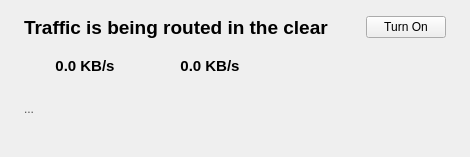
<?xml version="1.0" encoding="UTF-8"?>
<ui version="4.0">
 <class>EIPStatus</class>
 <widget class="QWidget" name="EIPStatus">
  <property name="geometry">
   <rect>
    <x>0</x>
    <y>0</y>
    <width>470</width>
    <height>157</height>
   </rect>
  </property>
  <property name="sizePolicy">
   <sizepolicy hsizetype="Preferred" vsizetype="Preferred">
    <horstretch>0</horstretch>
    <verstretch>0</verstretch>
   </sizepolicy>
  </property>
  <property name="windowTitle">
   <string>Form</string>
  </property>
  <layout class="QVBoxLayout" name="verticalLayout">
   <property name="bottomMargin">
    <number>24</number>
   </property>
   <item>
    <layout class="QGridLayout" name="gridLayout">
     <item row="0" column="2">
      <widget class="QPushButton" name="btnEipStartStop">
       <property name="text">
        <string>Turn On</string>
       </property>
      </widget>
     </item>
     <item row="0" column="0">
      <widget class="QLabel" name="label">
       <property name="maximumSize">
        <size>
         <width>32</width>
         <height>32</height>
        </size>
       </property>
       <property name="text">
        <string/>
       </property>
       <property name="pixmap">
        <pixmap resource="../../../../../data/resources/mainwindow.qrc">:/images/black/32/earth.png</pixmap>
       </property>
      </widget>
     </item>
     <item row="3" column="1">
      <widget class="QLabel" name="lblEIPStatus">
       <property name="maximumSize">
        <size>
         <width>16777215</width>
         <height>32</height>
        </size>
       </property>
       <property name="styleSheet">
        <string notr="true">color: rgb(80, 80, 80);</string>
       </property>
       <property name="text">
        <string>...</string>
       </property>
       <property name="wordWrap">
        <bool>true</bool>
       </property>
      </widget>
     </item>
     <item row="0" column="1">
      <widget class="QLabel" name="lblEIPMessage">
       <property name="sizePolicy">
        <sizepolicy hsizetype="Preferred" vsizetype="Minimum">
         <horstretch>0</horstretch>
         <verstretch>0</verstretch>
        </sizepolicy>
       </property>
       <property name="font">
        <font>
         <pointsize>14</pointsize>
         <weight>75</weight>
         <bold>true</bold>
        </font>
       </property>
       <property name="text">
        <string>Traffic is being routed in the clear</string>
       </property>
       <property name="wordWrap">
        <bool>true</bool>
       </property>
      </widget>
     </item>
     <item row="0" column="3">
      <widget class="QLabel" name="lblVPNStatusIcon">
       <property name="maximumSize">
        <size>
         <width>16</width>
         <height>16</height>
        </size>
       </property>
       <property name="text">
        <string/>
       </property>
       <property name="pixmap">
        <pixmap resource="../../../../../data/resources/mainwindow.qrc">:/images/black/32/off.png</pixmap>
       </property>
       <property name="scaledContents">
        <bool>true</bool>
       </property>
      </widget>
     </item>
     <item row="1" column="1">
      <spacer name="horizontalSpacer">
       <property name="orientation">
        <enum>Qt::Horizontal</enum>
       </property>
       <property name="sizeHint" stdset="0">
        <size>
         <width>40</width>
         <height>0</height>
        </size>
       </property>
      </spacer>
     </item>
     <item row="2" column="1" colspan="3">
      <widget class="QWidget" name="eip_bandwidth" native="true">
       <property name="maximumSize">
        <size>
         <width>16777215</width>
         <height>32</height>
        </size>
       </property>
       <layout class="QHBoxLayout" name="horizontalLayout">
        <property name="spacing">
         <number>0</number>
        </property>
        <property name="margin">
         <number>0</number>
        </property>
        <item>
         <layout class="QHBoxLayout" name="eip_bandwidth_layout">
          <property name="spacing">
           <number>4</number>
          </property>
          <property name="sizeConstraint">
           <enum>QLayout::SetDefaultConstraint</enum>
          </property>
          <item>
           <widget class="QLabel" name="label_5">
            <property name="text">
             <string/>
            </property>
            <property name="pixmap">
             <pixmap resource="../../../../../data/resources/icons.qrc">:/images/light/16/down-arrow.png</pixmap>
            </property>
           </widget>
          </item>
          <item>
           <widget class="QPushButton" name="btnDownload">
            <property name="sizePolicy">
             <sizepolicy hsizetype="Maximum" vsizetype="Fixed">
              <horstretch>0</horstretch>
              <verstretch>0</verstretch>
             </sizepolicy>
            </property>
            <property name="minimumSize">
             <size>
              <width>100</width>
              <height>0</height>
             </size>
            </property>
            <property name="maximumSize">
             <size>
              <width>120</width>
              <height>16777215</height>
             </size>
            </property>
            <property name="font">
             <font>
              <pointsize>11</pointsize>
              <weight>75</weight>
              <bold>true</bold>
             </font>
            </property>
            <property name="cursor">
             <cursorShape>PointingHandCursor</cursorShape>
            </property>
            <property name="text">
             <string>0.0 KB/s</string>
            </property>
            <property name="flat">
             <bool>true</bool>
            </property>
           </widget>
          </item>
          <item>
           <spacer name="horizontalSpacer_3">
            <property name="orientation">
             <enum>Qt::Horizontal</enum>
            </property>
            <property name="sizeType">
             <enum>QSizePolicy::Fixed</enum>
            </property>
            <property name="sizeHint" stdset="0">
             <size>
              <width>10</width>
              <height>20</height>
             </size>
            </property>
           </spacer>
          </item>
          <item>
           <widget class="QLabel" name="label_7">
            <property name="text">
             <string/>
            </property>
            <property name="pixmap">
             <pixmap resource="../../../../../data/resources/icons.qrc">:/images/light/16/up-arrow.png</pixmap>
            </property>
           </widget>
          </item>
          <item alignment="Qt::AlignLeft">
           <widget class="QPushButton" name="btnUpload">
            <property name="sizePolicy">
             <sizepolicy hsizetype="Maximum" vsizetype="Fixed">
              <horstretch>0</horstretch>
              <verstretch>0</verstretch>
             </sizepolicy>
            </property>
            <property name="minimumSize">
             <size>
              <width>100</width>
              <height>0</height>
             </size>
            </property>
            <property name="maximumSize">
             <size>
              <width>120</width>
              <height>16777215</height>
             </size>
            </property>
            <property name="font">
             <font>
              <pointsize>11</pointsize>
              <weight>75</weight>
              <bold>true</bold>
             </font>
            </property>
            <property name="cursor">
             <cursorShape>PointingHandCursor</cursorShape>
            </property>
            <property name="text">
             <string>0.0 KB/s</string>
            </property>
            <property name="flat">
             <bool>true</bool>
            </property>
           </widget>
          </item>
          <item>
           <spacer name="horizontalSpacer_2">
            <property name="orientation">
             <enum>Qt::Horizontal</enum>
            </property>
            <property name="sizeHint" stdset="0">
             <size>
              <width>0</width>
              <height>20</height>
             </size>
            </property>
           </spacer>
          </item>
         </layout>
        </item>
       </layout>
      </widget>
     </item>
    </layout>
   </item>
  </layout>
 </widget>
 <resources>
  <include location="../../../../../data/resources/mainwindow.qrc"/>
  <include location="../../../../../data/resources/icons.qrc"/>
 </resources>
 <connections/>
</ui>
